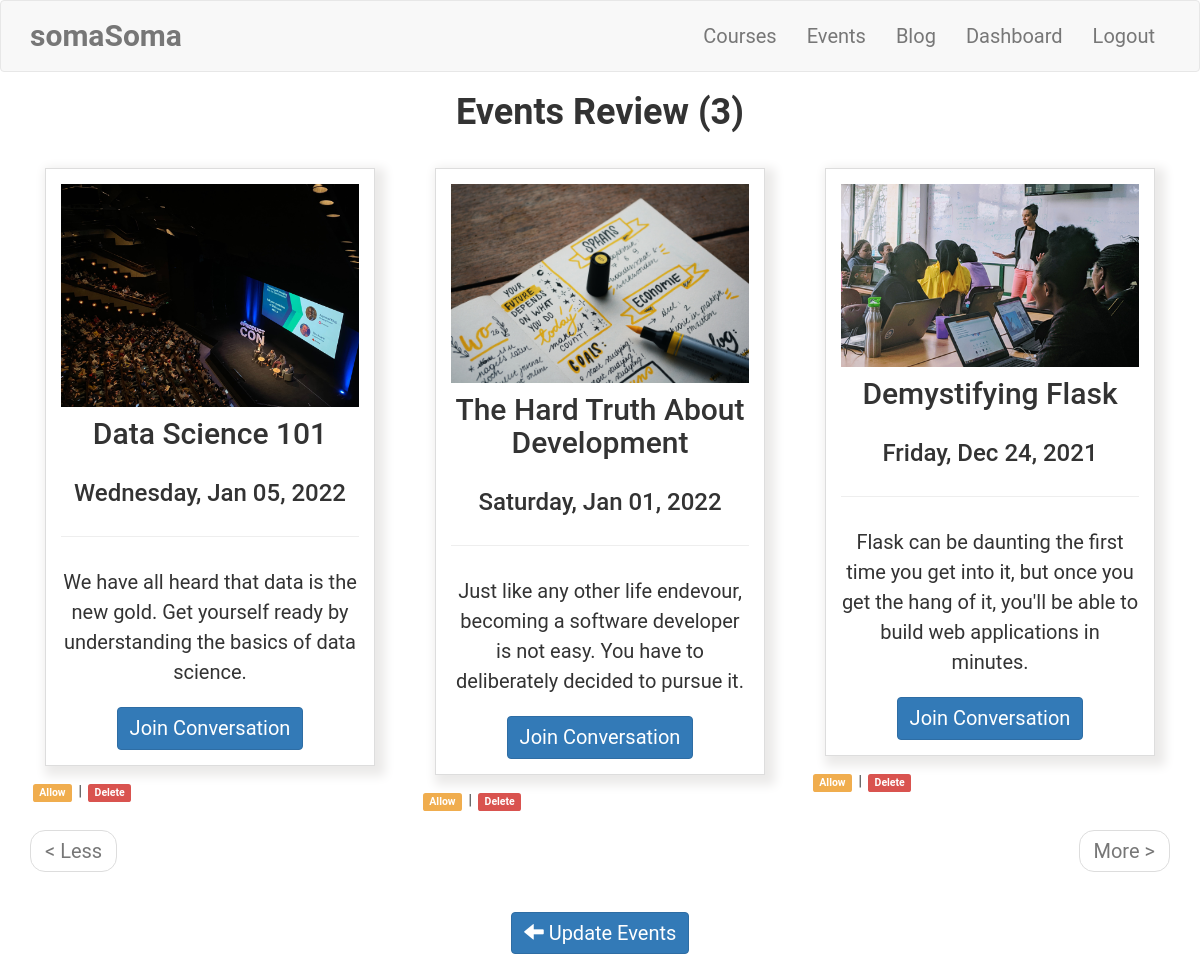
/admin/events/review (signed in), run on an earlier commit of the app's database.
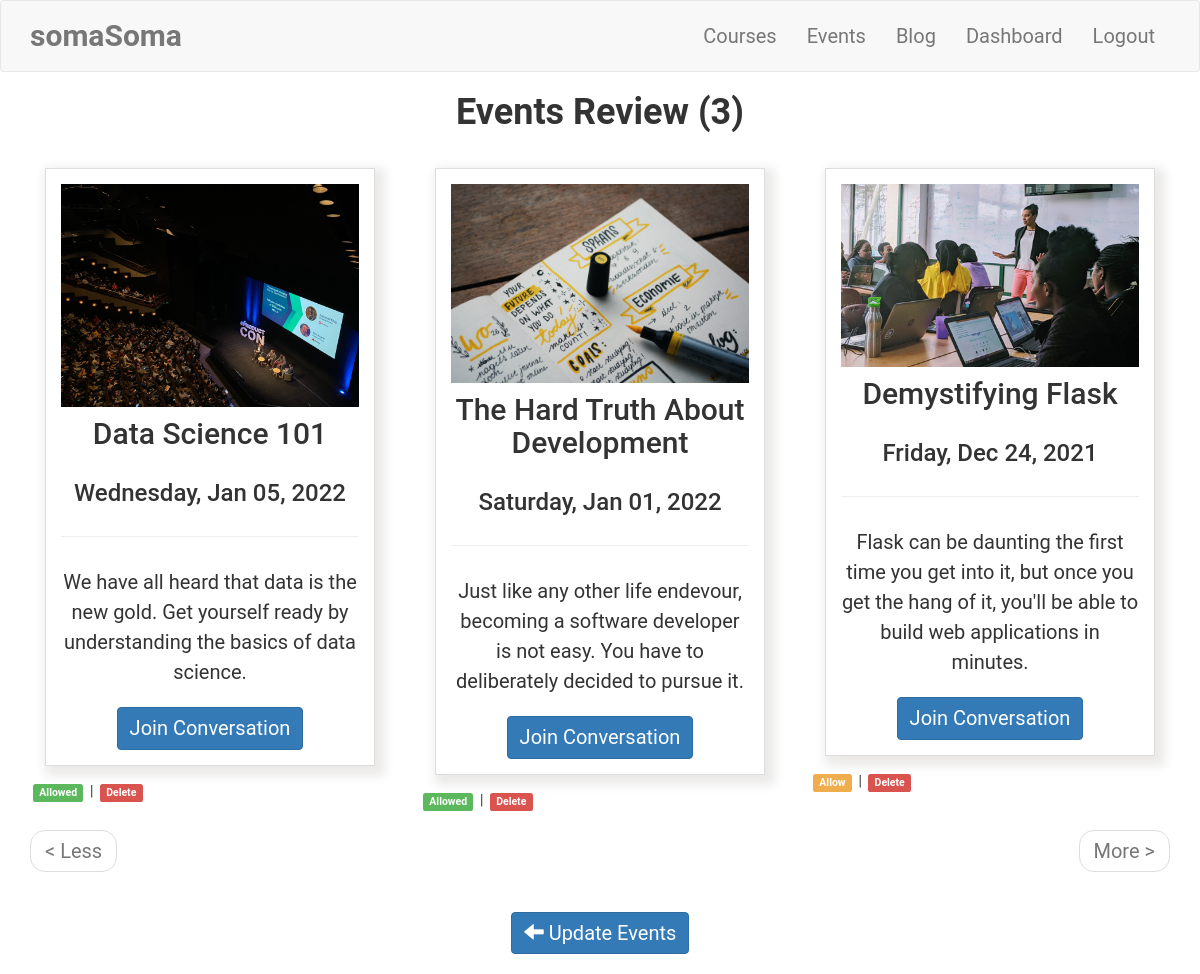
And on a later commit of the database.
### app/models.py (models this page shows, shortened)
class UpdateEvents(db.Model):
    __tablename__ = 'update events'
    id = db.Column(db.Integer, primary_key=True)
    title = db.Column(db.String(64), index=True)
    event_image = db.Column(db.String(300))
    event_date = db.Column(db.String(300))
    event_time = db.Column(db.String(300))
    location = db.Column(db.String(300))
    body = db.Column(db.String(300))
    timestamp = db.Column(db.DateTime, index=True, default=datetime.utcnow)
    link = db.Column(db.String(300))
    allowed_status = db.Column(db.Boolean, default=False)
    admin_id = db.Column(db.Integer, db.ForeignKey('admin.id'))

### app/admin/routes.py (the view)
@bp.route('/events/review')
@login_required
def events_review():
    page = request.args.get('page', 1, type=int)
    events = UpdateEvents.query.order_by(
        UpdateEvents.timestamp.desc()
        ).paginate(
            page,
            current_app.config['POSTS_PER_PAGE'],
            False
            )
    next_url = url_for(
        'admin.events_review',
        page=events.next_num,
        _anchor="events") \
        if events.has_next else None
    prev_url = url_for(
        'admin.events_review',
        page=events.prev_num,
        _anchor="events") \
        if events.has_prev else None
    all_events = len(UpdateEvents.query.all())
    return render_template(
        'admin/review_events.html',
        title='Events Review',
        events=events.items,
        next_url=next_url,
        prev_url=prev_url,
        all_events=all_events
        )

### app/models.py (called while the page is built)
@login.user_loader
def load_admin(id):
    return Admin.query.get(int(id))

### app/templates/admin/review_events.html (shortened to what this page needs)
{% extends 'base.html' %}
{% import 'bootstrap/wtf.html' as wtf %}
{% block app_content %}
    <div class="row">
        <div class="col-sm-12">
        </div>
    </div>
    <div class="row">
        <div class="col-sm-12 text-center">
            <h1>{{ title }} ({{all_events}})</h1>
        </div>
    </div>
    <div class="row" id="events">
        {% for event in events %}
        <div class="col-sm-4">
            <div class="card-deck">
                <div class="card">
                    <img class="img-fluid" style="max-width: 100%; height: auto;" src="/{{ event.event_image }}" alt="Flask Class">
                    <div class="card-body">
                        <div class="text-center">
                            <h2 class="card-title">{{ event.title }}</h2>
                            <h3 class="card-title">{{ event.event_date }}</h3>
                            <hr>
                            <p class="card-text">
                                {{ event.body }}
                            </p>
                                <button type="button" class="btn btn-primary" data-toggle="modal" data-target="#{{ event.id }}">
                                    Join Conversation
                                </button>
                        </div>
                    </div>
                </div>
            </div>
            <div class="row">
                <div class="col-sm-12">
                    {% if not event.allowed_status == 1 %}
                        <a href=" {{ url_for('admin.events_allow', id=event.id) }} " class="label label-warning">Allow</a>
                    {% else %}
                        <a href="#" class="label label-success">Allowed</a></a>
                    {% endif %}
                     | <a href=" {{ url_for('admin.events_delete', id=event.id) }} " class="label label-danger">Delete</a>
                </div>
            </div>
        </div>
        {% endfor %}
    </div>
    <div class="row">
        <div  class="col-sm-12">
            <nav aria-label="...">
                <ul class="pager">
                    <li class="previous{% if not prev_url %} disabled{% endif %}">
                        <a href="{{ prev_url or '#' }}">
                            <span aria-hidden="true">&#60;</span> Less
                        </a>
                    </li>
                    <li class="next{% if not next_url %} disabled{% endif %}">
                        <a href="{{ next_url or '#' }}">
                            More <span aria-hidden="true">&#62;</span>
                        </a>
                    </li>
                </ul>
            </nav>
        </div>
    </div>
    <div class="row">
        <div class="col-sm-4">
        </div>
        <div class="col-sm-4 text-center">
            <p><a href=" {{ url_for('admin.events_update') }} " class="btn btn-primary" >
                <span class="glyphicon glyphicon-arrow-left" aria-hidden="true"></span>
                Update Events
            </a>
            </p>
        </div>
        <div class="col-sm-4">
        </div>
    </div>
{% endblock %}

### app/templates/base.html (shortened to what this page needs)
{% extends 'bootstrap/base.html' %}
{% block head %}
    {{super()}}
{% endblock %}
{% block styles %}
    {{ super() }}
    <link rel="stylesheet" type="text/css" href="{{ url_for('static', filename='css/styles.css') }}">
{% endblock %}
{% block navbar %}
<nav class="navbar navbar-default">
    <div class="container">
        <div class="navbar-header">
            <a class="navbar-brand" href="{{ url_for('main.home') }}">somaSoma</a>
        </div>
        <div class="collapse navbar-collapse" id="bs-example-navbar-collapse-1">
            <ul class="nav navbar-nav navbar-right">
                <li class="nav-item dropdown">
                    <a class="nav-link dropdown-toggle" href=" {{ url_for('main.courses') }} " id="navbarDropdown" role="button" data-toggle="dropdown" aria-haspopup="true" aria-expanded="false">
                    Courses
                    </a>
                </li>
                <li><a href=" {{ url_for('main.events') }} ">Events</a></li>
                <li><a href=" {{ url_for('main.blog') }} ">Blog</a></li>
                {% if current_user.is_authenticated %}
                    <li><a href=" {{ url_for('admin.dashboard') }} ">Dashboard</a></li>
                    <li><a href=" {{ url_for('auth.logout') }} ">Logout</a></li>
                {% endif %}
            </ul>
        </div>
    </div>
</nav>
{% endblock %}
{% block content %}
    <div class="container">
        {% block app_content %}
        {% endblock %}
    </div>
{% endblock %}

### app/static/css/styles.css (style rules this page uses)
.navbar-brand { font-size: 30px; font-weight: 600; margin-top: 10px; }
.card-deck { padding: 15px; border: 1px solid #ddd; margin: 15px; }
.card-deck, .blog { box-shadow: 5px 5px 10px 5px #ebeae9; }
html, body { font-family: 'Roboto', sans-serif; }
h1 { padding-bottom: 10px; font-weight: 600; margin-top: 0px; padding-top: 0px; }
h2, h3, h4, h5, h6, p { margin-top: 0px; padding-top: 10px; padding-bottom: 10px; }
p, li { line-height: 30px; margin-top: 10px; margin-bottom: 10px; }
p, li, td, .btn, .btn-alt, .schedule-btn { font-size: 20px; }
.label { margin: 3px; }

What changed in the data, as far as the page shows it:
changed UpdateEvents "Data Science 101": allowed_status "Allow" → "Allowed"
changed UpdateEvents "The Hard Truth About Development": allowed_status "Allow" → "Allowed"
